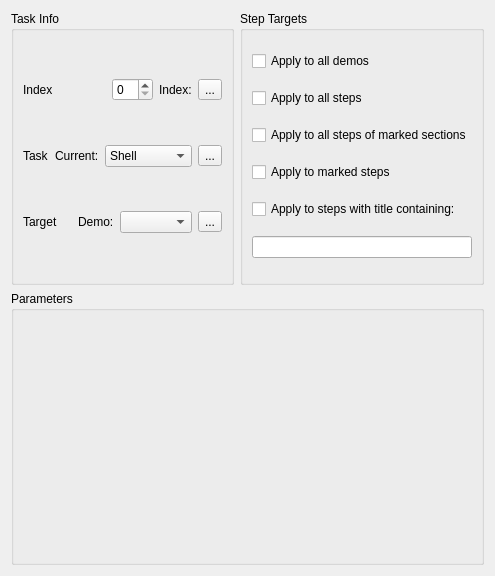
<?xml version="1.0" encoding="UTF-8"?>
<ui version="4.0">
 <class>opsWidget</class>
 <widget class="QWidget" name="opsWidget">
  <property name="geometry">
   <rect>
    <x>0</x>
    <y>0</y>
    <width>489</width>
    <height>576</height>
   </rect>
  </property>
  <layout class="QVBoxLayout" name="verticalLayout_4">
   <item>
    <layout class="QHBoxLayout" name="horizontalLayout_5">
     <property name="sizeConstraint">
      <enum>QLayout::SetMinimumSize</enum>
     </property>
     <item>
      <widget class="QGroupBox" name="verticalGroupBox_3">
       <property name="contextMenuPolicy">
        <enum>Qt::ActionsContextMenu</enum>
       </property>
       <property name="title">
        <string>Task Info</string>
       </property>
       <layout class="QVBoxLayout" name="verticalLayout_2">
        <item>
         <layout class="QHBoxLayout" name="horizontalLayout_2">
          <item>
           <widget class="QLabel" name="label_3">
            <property name="sizePolicy">
             <sizepolicy hsizetype="Preferred" vsizetype="Minimum">
              <horstretch>0</horstretch>
              <verstretch>0</verstretch>
             </sizepolicy>
            </property>
            <property name="text">
             <string>Index</string>
            </property>
           </widget>
          </item>
          <item>
           <spacer name="horizontalSpacer_3">
            <property name="orientation">
             <enum>Qt::Horizontal</enum>
            </property>
            <property name="sizeHint" stdset="0">
             <size>
              <width>463</width>
              <height>20</height>
             </size>
            </property>
           </spacer>
          </item>
          <item>
           <widget class="QSpinBox" name="stepIndexSpin"/>
          </item>
          <item>
           <widget class="QLabel" name="label_6">
            <property name="text">
             <string>Index:</string>
            </property>
           </widget>
          </item>
          <item>
           <widget class="QToolButton" name="toolButton_3">
            <property name="text">
             <string>...</string>
            </property>
           </widget>
          </item>
         </layout>
        </item>
        <item>
         <layout class="QHBoxLayout" name="horizontalLayout">
          <item>
           <widget class="QLabel" name="label_2">
            <property name="sizePolicy">
             <sizepolicy hsizetype="Preferred" vsizetype="Minimum">
              <horstretch>0</horstretch>
              <verstretch>0</verstretch>
             </sizepolicy>
            </property>
            <property name="text">
             <string>Task</string>
            </property>
           </widget>
          </item>
          <item>
           <spacer name="horizontalSpacer_2">
            <property name="orientation">
             <enum>Qt::Horizontal</enum>
            </property>
            <property name="sizeHint" stdset="0">
             <size>
              <width>463</width>
              <height>20</height>
             </size>
            </property>
           </spacer>
          </item>
          <item>
           <widget class="QLabel" name="label_4">
            <property name="text">
             <string>Current:</string>
            </property>
           </widget>
          </item>
          <item>
           <widget class="QComboBox" name="taskCombo">
            <item>
             <property name="text">
              <string>Shell</string>
             </property>
            </item>
            <item>
             <property name="text">
              <string>Insert</string>
             </property>
            </item>
            <item>
             <property name="text">
              <string>Crop</string>
             </property>
            </item>
            <item>
             <property name="text">
              <string>Section</string>
             </property>
            </item>
            <item>
             <property name="text">
              <string>Add Audio</string>
             </property>
            </item>
            <item>
             <property name="text">
              <string>Pacing</string>
             </property>
            </item>
            <item>
             <property name="text">
              <string>Add Text</string>
             </property>
            </item>
            <item>
             <property name="text">
              <string>Render</string>
             </property>
            </item>
           </widget>
          </item>
          <item>
           <widget class="QToolButton" name="toolButton">
            <property name="text">
             <string>...</string>
            </property>
           </widget>
          </item>
         </layout>
        </item>
        <item>
         <layout class="QHBoxLayout" name="targetLayout">
          <item>
           <widget class="QLabel" name="label">
            <property name="text">
             <string>Target</string>
            </property>
           </widget>
          </item>
          <item>
           <spacer name="horizontalSpacer">
            <property name="orientation">
             <enum>Qt::Horizontal</enum>
            </property>
            <property name="sizeHint" stdset="0">
             <size>
              <width>40</width>
              <height>20</height>
             </size>
            </property>
           </spacer>
          </item>
          <item>
           <widget class="QLabel" name="label_5">
            <property name="text">
             <string>Demo:</string>
            </property>
           </widget>
          </item>
          <item>
           <widget class="QComboBox" name="demoCombo"/>
          </item>
          <item>
           <widget class="QToolButton" name="loadDemoBtn">
            <property name="text">
             <string>...</string>
            </property>
           </widget>
          </item>
         </layout>
        </item>
       </layout>
      </widget>
     </item>
     <item>
      <spacer name="horizontalSpacer_4">
       <property name="orientation">
        <enum>Qt::Horizontal</enum>
       </property>
       <property name="sizeHint" stdset="0">
        <size>
         <width>40</width>
         <height>20</height>
        </size>
       </property>
      </spacer>
     </item>
     <item>
      <widget class="QGroupBox" name="verticalGroupBox_2">
       <property name="title">
        <string>Step Targets</string>
       </property>
       <layout class="QVBoxLayout" name="verticalLayout_5">
        <item>
         <widget class="QCheckBox" name="allDemoCheck">
          <property name="maximumSize">
           <size>
            <width>10000</width>
            <height>16777215</height>
           </size>
          </property>
          <property name="text">
           <string>Apply to all demos</string>
          </property>
         </widget>
        </item>
        <item>
         <widget class="QCheckBox" name="allStepsCheck">
          <property name="sizePolicy">
           <sizepolicy hsizetype="Fixed" vsizetype="Fixed">
            <horstretch>0</horstretch>
            <verstretch>0</verstretch>
           </sizepolicy>
          </property>
          <property name="minimumSize">
           <size>
            <width>180</width>
            <height>0</height>
           </size>
          </property>
          <property name="layoutDirection">
           <enum>Qt::LeftToRight</enum>
          </property>
          <property name="text">
           <string>Apply to all steps</string>
          </property>
         </widget>
        </item>
        <item>
         <widget class="QCheckBox" name="allStepsMarkedCheck">
          <property name="text">
           <string>Apply to all steps of marked sections</string>
          </property>
         </widget>
        </item>
        <item>
         <widget class="QCheckBox" name="allMarkedCheck">
          <property name="text">
           <string>Apply to marked steps</string>
          </property>
         </widget>
        </item>
        <item>
         <widget class="QCheckBox" name="matchSubstringCheck">
          <property name="text">
           <string>Apply to steps with title containing:</string>
          </property>
         </widget>
        </item>
        <item>
         <widget class="QLineEdit" name="titleSubstr"/>
        </item>
       </layout>
      </widget>
     </item>
    </layout>
   </item>
   <item>
    <widget class="QGroupBox" name="opParamsFrame">
     <property name="title">
      <string>Parameters</string>
     </property>
     <layout class="QVBoxLayout" name="verticalLayout">
      <property name="spacing">
       <number>0</number>
      </property>
      <property name="leftMargin">
       <number>0</number>
      </property>
      <property name="topMargin">
       <number>0</number>
      </property>
      <property name="rightMargin">
       <number>0</number>
      </property>
      <property name="bottomMargin">
       <number>0</number>
      </property>
      <item>
       <layout class="QVBoxLayout" name="opParamsLayout"/>
      </item>
     </layout>
    </widget>
   </item>
  </layout>
 </widget>
 <resources/>
 <connections/>
</ui>
